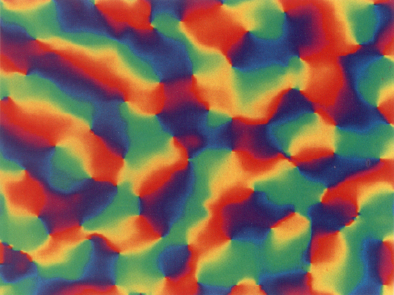
%> input picture mechanistic/v1-topology-blasdel-figure6.png, 394 x 295 px
$ octave segmentation_test_original.m   (GNU Octave 9; MATLAB toolbox functions it lacks are replaced by stand-ins)
%> lines starting %> are read from the running program, lines starting %| are printed output that depends on the picture
% A test script for colour-segmentation of V1 topological images
% Focusing on Blasdel's differential imaging of orientation columns (1992)
%
% Source:
% http://www.mathworks.com/help/images/examples/color-based-segmentation-us
% ing-k-means-clustering.html

clear all
close all

he = imread('../figures/v1-topology-blasdel-figure6.png');
%> he is the input picture: size 295x394x3 uint8; mean R, G, B 126.9, 99.5, 82
figure()
imshow(he), title('Original image from Blasdel, 1992');

cform = makecform('srgb2lab');
lab_he = applycform(he,cform);
%> lab_he: size 295x394x3 uint8; mean of channels 1, 2, 3 119.8, 139.7, 144.3
ab = double(lab_he(:,:,2:3));
nrows = size(ab,1);
%> nrows = 295
ncols = size(ab,2);
%> ncols = 394
ab = reshape(ab,nrows*ncols,2);

nColors = 6;
% repeat the clustering 3 times to avoid local minima
[cluster_idx, cluster_center] = kmeans(ab,nColors,'distance','sqEuclidean', ...
                                      'Replicates',3);
%> cluster_center = [169.5 126.9; 137.5 101; 147.9 184.1; 112.7 171.5; 98.33 144; 183 174.1]
pixel_labels = reshape(cluster_idx,nrows,ncols);
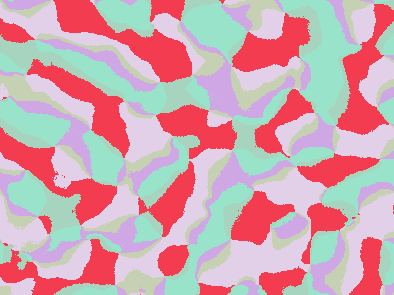
%> pixel_labels: size 295x394 double; 6 distinct labels, from 1 to 6; one colour per label, 0 black
figure()
imshow(pixel_labels,[]), title('image labeled by cluster index');
segmented_images = cell(1,3);
rgb_label = repmat(pixel_labels,[1 1 3]);
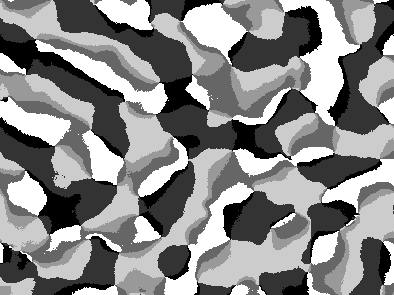
%> rgb_label: size 295x394x3 double; min 1, max 6, mean 3.66; drawn with min black and max white

for k = 1:nColors
    color = he;
    color(rgb_label ~= k) = 0;
    segmented_images{k} = color;

    figure()
    title_str = sprintf('objects in cluster %d', k);
    imshow(segmented_images{k}), title(title_str);
end
%> this loop made 6 passes
%> pass 1, `imshow(segmented_images{k})`:
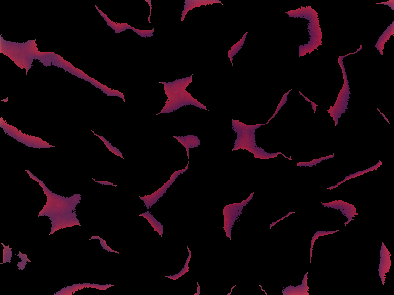
%> displayed picture: size 295x394x3, on the screen's scale of 0 to 255; mean R, G, B 12.6, 3.5, 7.5
%> pass 2, `imshow(segmented_images{k})`:
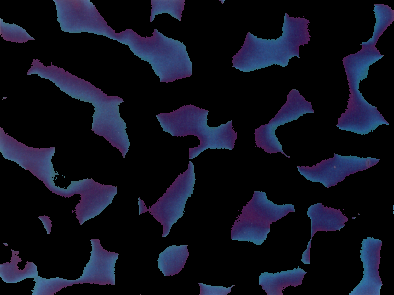
%> displayed picture: size 295x394x3, on the screen's scale of 0 to 255; mean R, G, B 15.3, 16.2, 28.4
%> after the loop:
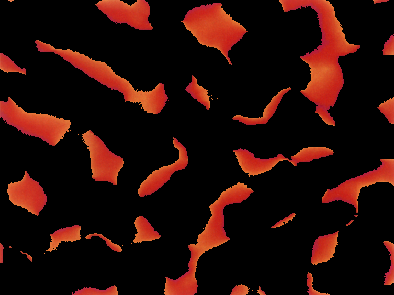
%> color: size 295x394x3 uint8; mean R, G, B 39.6, 12, 7.7
%> after the loop, segmented_images = 6 items
